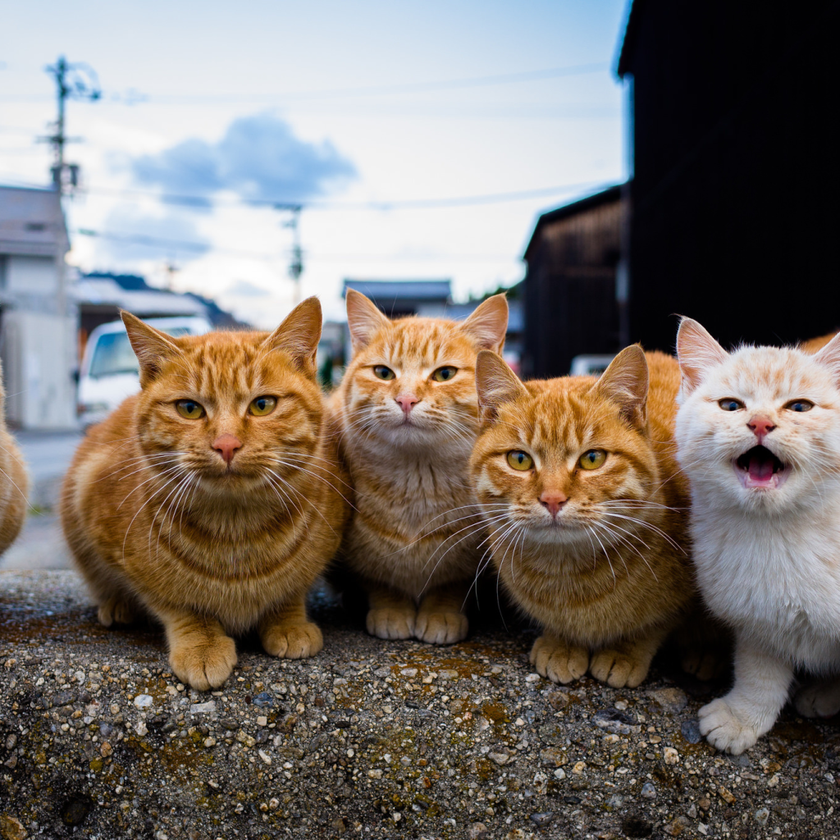
//> input picture hw/cat_test.png, 840 x 840 px, shrunk from 1024 x 1024 before the run
$ ./Source   (built with g++ and OpenCV 4)
//> lines starting //> are read from the running program, lines starting //| are printed output that depends on the picture
#pragma once
#define _USE_MATH_DEFINES
#include <iostream>
#include <opencv2/opencv.hpp>
#include <cmath>

using namespace cv;
using namespace std;

//-----------------------------------------------------------------------------------------------------------------------------------//
//                                                              VAR10                                                                //
//-----------------------------------------------------------------------------------------------------------------------------------//


// [7 lines left out: function set_pixel, not called in this run]
void draw_line(Mat& img, int x1, int y1, int x2, int y2, int color);
double distanсe_(Point p1, Point p2);


//task1
// [13 lines left out: functions draw_polygon, is_point_on_interval, not called in this run]

double get_angle(Point p1, Point p2, Point p3);
bool is_convex(vector<Point> points);
bool intersect(Point p1, Point p2, Point p3, Point p4);
bool is_simple(vector<Point> points);
bool is_clockwise(vector<Point>& vertex);
void reverse_polygon(vector<Point>& polygon);
Point get_intersection(Point a, Point b, Point c, Point d);

vector <Point> weiler_atherton_modification(vector<Point> vertexS, vector<Point> vertexC);


//task2
// [5 lines left out: function max_dist, not called in this run]
Point bezier_points(Point P0, Point P1, Point P2, Point P3, double t);
void bezier_curve(Mat& img, Point& P0, Point& P1, Point& P2, Point& P3);
bool check_smoothness(Point& P2, Point& P3, Point& Q1);
void composite_bezier_curve(Mat& img, vector<Point>& controlPoints);


//task3
void RGBtoHSL(float r, float g, float b, float& h, float& s, float& l);


int main(int argc, char** argv)
{
    // [89 lines of commented-out code are left out]
    Mat image = imread("cat_test.png");
//> image is the input picture: 840 rows x 840 cols, CV_8UC3; mean B, G, R 107.8, 113.9, 121.5

    if (image.type() != CV_8UC3) {
        cout << "Image is not 24 bpp (CV_8UC3)!" << endl;
        return -1;
    }

    int hBins = 360;
    int sBins = 256;
    int lBins = 256;
    float hRange[] = { 0, 360 };
    float sRange[] = { 0, 1 };
    float lRange[] = { 0, 1 };

    const float* hHistRange = { hRange };
    const float* sHistRange = { sRange };
    const float* lHistRange = { lRange };

    Mat hHist, sHist, lHist;
    hHist = Mat::zeros(1, hBins, CV_32F);
    sHist = Mat::zeros(1, sBins, CV_32F);
    lHist = Mat::zeros(1, lBins, CV_32F);

    for (int i = 0; i < image.rows; i++) {
        for (int j = 0; j < image.cols; j++) {
            Vec3b pixel = image.at<Vec3b>(i, j);

            float h, s, l;
            RGBtoHSL(pixel[2], pixel[1], pixel[0], h, s, l);

            int hBinIndex = (int)h % hBins;
            int sBinIndex = (int)(s * (sBins - 1));
            int lBinIndex = (int)(l * (lBins - 1));

            hHist.at<float>(0, hBinIndex)++;
            sHist.at<float>(0, sBinIndex)++;
            lHist.at<float>(0, lBinIndex)++;
        }
    }
//> after the loop, hHist = 360 values, max 55801 at index 240, min 0 at index 59, mean 1960; sHist = 256 values, max 32455 at index 0, min 0 at index 253, mean 2756.2; lHist = 256 values, max 36067 at index 3, min 0 at index 253, mean 2756.2
    normalize(hHist, hHist, 0, 1, NORM_MINMAX, -1, Mat());
//> hHist = 360 values, max 1 at index 240, min 0 at index 59, mean 0.0351
    normalize(sHist, sHist, 0, 1, NORM_MINMAX, -1, Mat());
//> sHist = 256 values, max 1 at index 0, min 0 at index 253, mean 0.0849
    normalize(lHist, lHist, 0, 1, NORM_MINMAX, -1, Mat());
//> lHist = 256 values, max 1 at index 3, min 0 at index 253, mean 0.0764

    int histWidth = 512;
    int histHeight = 512;
    int hBinWidth = cvRound((double)histWidth / hBins);
    int sBinWidth = cvRound((double)histWidth / sBins);
    int lBinWidth = cvRound((double)histWidth / lBins);

    Mat hHistImage(histHeight, histWidth, CV_8UC3, Scalar(255, 255, 255));
    Mat sHistImage(histHeight, histWidth, CV_8UC3, Scalar(255, 255, 255));
    Mat lHistImage(histHeight, histWidth, CV_8UC3, Scalar(255, 255, 255));

    for (int i = 0; i < hBins; i++) {
        int barHeight = cvRound(hHist.at<float>(0, i) * histHeight);
        rectangle(hHistImage, Point(hBinWidth * i, histHeight),
            Point(hBinWidth * (i + 1), histHeight - barHeight),
            Scalar(255, 0, 0), FILLED);
    }
//> this loop made 360 passes
//> barHeight on passes 1 to 3: 383, 1, 3
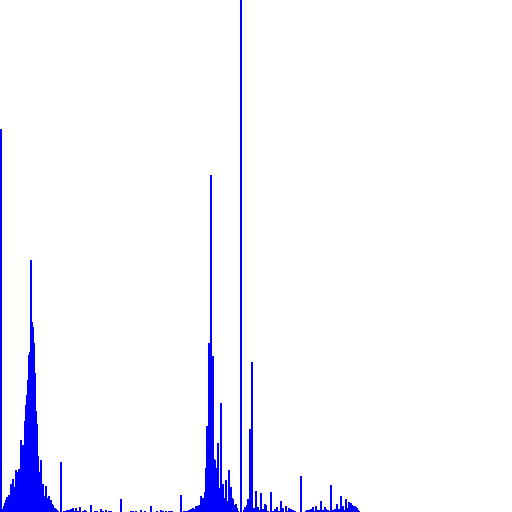
//> hHistImage: 512 rows x 512 cols, CV_8UC3; mean B, G, R 255, 246.2, 246.2

    for (int i = 0; i < sBins; i++) {
        int barHeight = cvRound(sHist.at<float>(0, i) * histHeight);
        rectangle(sHistImage, Point(sBinWidth * i, histHeight),
            Point(sBinWidth * (i + 1), histHeight - barHeight),
            Scalar(0, 255, 0), FILLED);
    }
//> this loop made 256 passes
//> barHeight on passes 1 to 3: 512, 22, 35
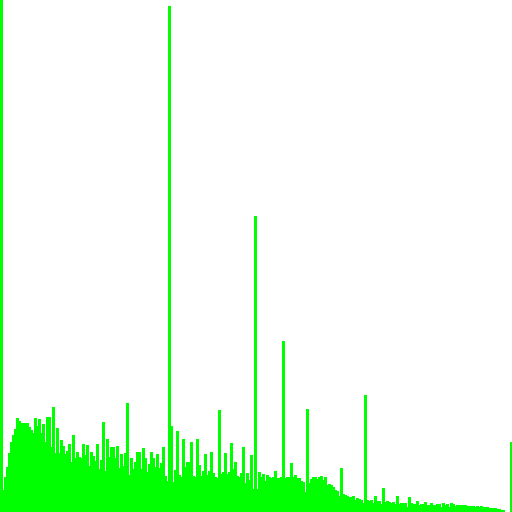
//> sHistImage: 512 rows x 512 cols, CV_8UC3; mean B, G, R 230.7, 255, 230.7

    for (int i = 0; i < lBins; i++) {
        int barHeight = cvRound(lHist.at<float>(0, i) * histHeight);
        rectangle(lHistImage, Point(lBinWidth * i, histHeight),
            Point(lBinWidth * (i + 1), histHeight - barHeight),
            Scalar(0, 0, 255), FILLED);
    }
//> this loop made 256 passes
//> barHeight on passes 1 to 3: 467, 27, 189
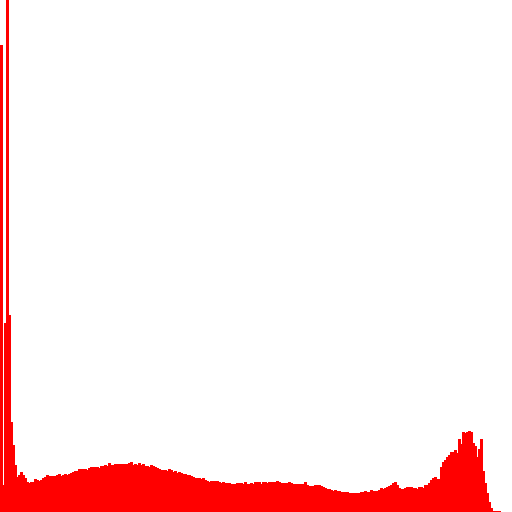
//> lHistImage: 512 rows x 512 cols, CV_8UC3; mean B, G, R 234.4, 234.4, 255

    imshow("Гистограмма H", hHistImage);
    imshow("Гистограмма S", sHistImage);
    imshow("Гистограмма L", lHistImage);

    imwrite("H_hist.png", hHistImage);
    imwrite("S_hist.png", sHistImage);
    imwrite("L_hist.png", lHistImage);

    waitKey(0);

    return 0;
}


// [125 lines left out: functions draw_line, intersect, is_simple, get_angle, is_convex, is_clockwise, not called in this run]

void reverse_polygon(vector<Point>& polygon) {
    reverse(polygon.begin(), polygon.end());
}

// [208 lines left out: functions get_intersection, distanсe_, get_previous_index_circular, slice, weiler_atherton_modification, not called in this run]


Point bezier_points(Point P0, Point P1, Point P2, Point P3, double t) {
    return pow(1 - t, 3) * P0 + 3 * t * pow(1 - t, 2) * P1 + 3 * pow(t, 2) * (1 - t) * P2 + pow(t, 3) * P3;
}

// [49 lines left out: functions bezier_curve, check_smoothness, composite_bezier_curve, not called in this run]

void RGBtoHSL(float r, float g, float b, float& h, float& s, float& l) {
    r /= 255.0;
    g /= 255.0;
    b /= 255.0;

    float maxVal = max(r, max(g, b));
    float minVal = min(r, min(g, b));
    float delta = maxVal - minVal;

    // Luminance
    l = (maxVal + minVal) / 2.0;

    // Saturation
    if (delta == 0) {
        s = 0;
        h = 0; //для гистограмм вместо NULL
        l = 0;
        return;
    }

    if (l == 0) {
        s = 0.0;
    }
    else if (l < 0.5) {
        s = delta / (maxVal + minVal);
    }
    else {
        if (2.0 - maxVal - minVal == 0.0) {
            s = 0;
        }
        else {
            s = delta / (2.0 - maxVal - minVal);
        }
    }

    // Hue
    if (r == maxVal) {
        h = (g - b) / delta;
    }
    else if (g == maxVal) {
        h = 2.0 + (b - r) / delta;
    }
    else {
        h = 4.0 + (r - g) / delta;
    }

    h *= 60.0;
    if (h < 0) {
        h += 360.0;
    }
}
